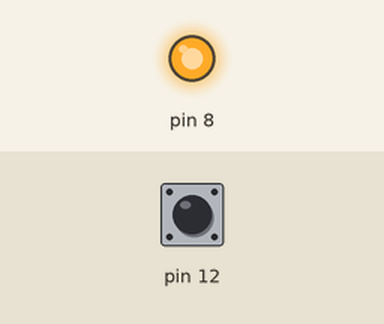
Simulated run of this sketch. Board: Arduino Uno, built with avr-gcc and run on an emulated ATmega328P. Parts: output pins drawn as LEDs (lit = HIGH). The inputs (shaded band) are chosen by the test bench; at power-on: pin 12 HIGH.

Above: at 1.2 s.
1.3 s: pin 12 pulled LOW for 0.15 s
At 1.37 s:
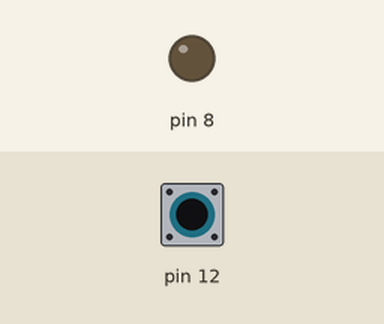
2.9 s: pin 12 pulled LOW for 3.2 s
At 7.3 s:
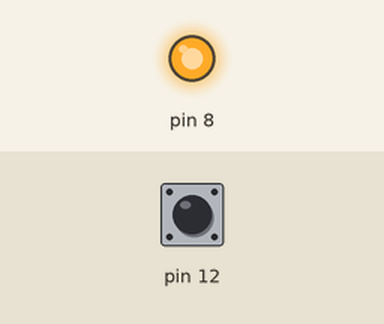
Timing chart, 0 to 8.8 s (numbered marks = the images above; inputs shaded):
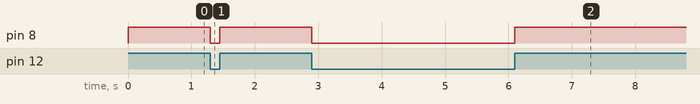

Measured:
- after the input at 1.3 s, pin 8: HIGH → LOW at once, → HIGH 0.15 s later
- after the input at 2.9 s, pin 8: HIGH → LOW at once, → HIGH 3.2 s later

The sketch:

LED_Switch.ino
```cpp
/*
 Name:		LED_Switch.ino
 Created:	3/4/2018 9:08:18 PM
 Author:	Mihir
*/

/*
LESSON 2 : LED SWITCH
*/

/* Import the required libraries */
#include <avr/io.h>
#include <util/delay.h>


/*
DESCRIPTION :

Most port pins are multiplexed with alternate functions for the peripheral features on the device but they are set for IO by default.

Each port pin consists of three register bits: DDxn, PORTxn, and PINxn

The DDxn bit in the DDRx Register selects the direction of this pin. If DDxn is written to '1', Pxn is configured as an output pin. If DDxn is written to '0', Pxn is configured as an input pin.

If PORTxn is written to '1' when the pin is configured as an input pin, the pull-up resistor is activated

If PORTxn is written to '1' when the pin is configured as an output pin, the port pin is driven high and vice-versa

We will use PB0 to send the data to an LED and PB4 as switch input. We will use the internal pull-up resistor. The internal pull up resistor will hold the value to 1 when the switch is off and it will become 0 when the switch is pressed.

We will implement a negative switch logic, meaning the output is ON when switch is NOT pressed and vice versa.
*/
uint16_t switch_data;
void setup() {
	//configure PB0 as output
	DDRB |= 0x01;
	//configure PB4 as input
	DDRB &= ~(0x10);
	//activate pull up resistor for PB4
	PORTB |= (0x10);
}

void loop() {
	//read data from switch
	switch_data = (PINB & 0x10);

	//if switch is pressed
	if (switch_data == 0x00) {
		PORTB &= ~(0x01);
	}
	else {
		PORTB |= 0x01;
	}
}
```
